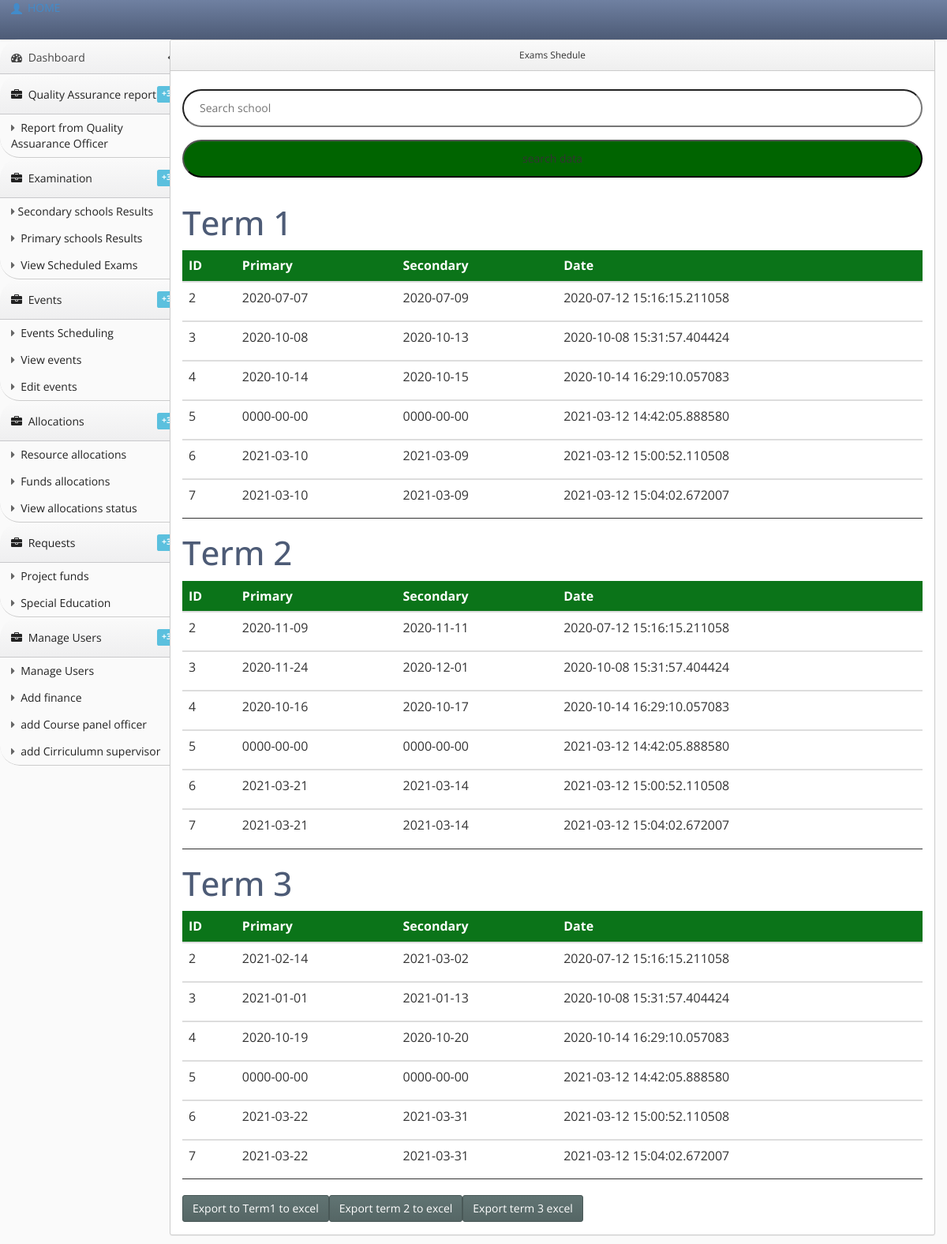
Page /Admin/viewexamshedule.php (signed in) on the committed database.
### tables this page shows
CREATE TABLE `exams` (
  `id` int(11) NOT NULL,
  `primary_1` date NOT NULL,
  `secondary_1` date NOT NULL,
  `primary_2` date NOT NULL,
  `secondary_2` date NOT NULL,
  `primary_3` date NOT NULL,
  `secondary_3` date NOT NULL,
  `reg_date` datetime(6) NOT NULL DEFAULT current_timestamp(6) ON UPDATE current_timestamp(6)
);

### Admin/viewexamshedule.php (the view, shortened to what this page needs)
<?php
include('sidenav.php');
?>
<!DOCTYPE html>
<html>
<head>
  <link rel="stylesheet" type="text/css" href="css/css/bootstrap.min.css">
  <link rel="stylesheet" type="text/css" href="css/style.css">
<link rel="stylesheet" type="text/css" href="lib/bootstrap/css/bootstrap.css">
<link rel="stylesheet" href="lib/font-awesome/css/font-awesome.css">
<link rel="stylesheet" type="text/css" href="stylesheets/theme.css">
<link rel="stylesheet" type="text/css" href="stylesheets/premium.css">
</head>
<body class=" theme-blue">
</head>
<body>
<div class="content-wrapper">
  <div class="container-fluid" style="float: center">
  <div class="row">
    <div class="col-sm-2"></div>
    <div class="col-sm-10">
    <div class="panel panel-success">
        <div class="panel-heading"><center>Exams Shedule</center></div>
           <div class="col-sm-6">
</div>
        <div class="panel-body">
          <fieldset>
<form action="" method="POST" >
 <input type="text" name="school_name" placeholder="Search school">
 <input type="submit" name="search" value="search data">
 </form>
           <div class="table-responsive ps">
         <table id="t1" class="table table-responsive ps ">
                      <thead>
                        <h1>Term 1</h1>
                        <tr><th>ID</th><th>Primary</th><th>Secondary</th><th>Date</th>
                      </thead>
                      <?php
                  $result=$mysqli->query("select * from exams")or die($mysqli->error);
                  while($row=$result->fetch_assoc())
                  {
                    echo
                    "
                    <tbody>
                    <td>".$row['id']."</td>
                    <td>".$row['primary_1']."</td>
                    <td>".$row['secondary_1']."</td>
                    <td>".$row['reg_date']."</td>
                   </tbody>
                    "
                  ;}
            ?>
</table>
<table id="t2" class="table table-responsive ps ">
                      <thead>
                        <h1>Term 2</h1>
                        <tr><th>ID</th><th>Primary</th><th>Secondary</th><th>Date</th>
                      </thead>
                      <?php
                  $result=$mysqli->query("select * from exams")or die($mysqli->error);
                  while($row=$result->fetch_assoc())
                  {
                    echo
                    "
                    <tbody>
                    <td>".$row['id']."</td>
                    <td>".$row['primary_2']."</td>
                    <td>".$row['secondary_2']."</td>
                    <td>".$row['reg_date']."</td>
                   </tbody>
                    "
                  ;}
            ?>
</table>
<table id="t3" class="table table-responsive ps ">
                      <thead>
                        <h1>Term 3</h1>
                        <tr><th>ID</th><th>Primary</th><th>Secondary</th><th>Date</th>
                      </thead>
                      <?php
                  $result=$mysqli->query("select * from exams")or die($mysqli->error);
                  while($row=$result->fetch_assoc())
                  {
                    echo
                    "
                    <tbody>
                    <td>".$row['id']."</td>
                    <td>".$row['primary_3']."</td>
                    <td>".$row['secondary_3']."</td>
                    <td>".$row['reg_date']."</td>
                   </tbody>
                    "
                  ;}
            ?>
</table>
     <button onclick="fnExcelReport()" class='btn btn-success'>Export to Term1 to excel</a></td>
<button onclick="fnExcelReport()"  class='btn btn-success'>Export  term 2  to excel</a></td>
<button onclick="fnExcelReport()"  class='btn btn-success'>Export term 3 excel</a></td>
    </div>
    <div class="col-sm-2"></div>
  </div>
</div>
</div>
</body>
</html>

### Admin/sidenav.php (shortened to what this page needs)
<head>
<link rel="stylesheet" type="text/css" href="lib/bootstrap/css/bootstrap.css">
<link rel="stylesheet" href="lib/font-awesome/css/font-awesome.css">
<link rel="stylesheet" type="text/css" href="stylesheets/theme.css">
<link rel="stylesheet" type="text/css" href="stylesheets/premium.css">
</head>
<body class=" theme-blue">
<div class="navbar navbar-default" role="navigation">
        <div class="navbar-header">
<a href="main.php"><span class="glyphicon glyphicon-user padding-right-small" style="position:relative;top: 3px;"></span>HOME </a>
    </div>
      </div>
<div class="sidebar-nav">
    <ul>
    <li><a href="#" data-target=".dashboard-menu" class="nav-header" data-toggle="collapse">
<i class="fa fa-fw fa-dashboard"></i> Dashboard<i class="fa fa-collapse"></i></a></li>
<li><ul class="dashboard-menu nav nav-list collapse in">
 <li><a href="#" data-target=".accounts-menu" class="nav-header collapsed" data-toggle="collapse"><i class="fa fa-fw fa-briefcase"></i> Quality Assurance report
<span class="label label-info">+3</span></a></li>
    <li ><a href="staff.php"><span class="fa fa-caret-right"></span> Report from Quality Assuarance Officer </a></li>
    </ul></li>
    <li><ul class="dashboard-menu nav nav-list collapse in">
<li><a href="#" data-target=".accounts-menu" class="nav-header collapsed" data-toggle="collapse"><i class="fa fa-fw fa-briefcase"></i> Examination
<span class="label label-info">+3</span></a></li>
<li ><a href="../app/HD\suploads"><span class="fa fa-caret-right"></span>Secondary schools Results  </a></li>
<li ><a href="../app/HD\uploads"><span class="fa fa-caret-right"></span> Primary schools Results </a></li>
<li ><a href="viewexamshedule.php"><span class="fa fa-caret-right"></span> View Scheduled Exams </a></li>
    </ul></li>
    <li><ul class="dashboard-menu nav nav-list collapse in">
<li><a href="#" data-target=".accounts-menu" class="nav-header collapsed" data-toggle="collapse"><i class="fa fa-fw fa-briefcase"></i> Events
<span class="label label-info">+3</span></a></li>
<li ><a href="schedule.php"><span class="fa fa-caret-right"></span> Events Scheduling </a></li>
<li ><a href="sport2.php"><span class="fa fa-caret-right"></span> View  events </a></li>
<li ><a href="sport.php"><span class="fa fa-caret-right"></span> Edit  events </a></li>
    </ul></li>
    <li><ul class="dashboard-menu nav nav-list collapse in">
<li><a href="#" data-target=".accounts-menu" class="nav-header collapsed" data-toggle="collapse"><i class="fa fa-fw fa-briefcase"></i> Allocations
<span class="label label-info">+3</span></a></li>
    <li ><a href="resources.php"><span class="fa fa-caret-right"></span> Resource allocations </a></li>
<li ><a href="funds.php"><span class="fa fa-caret-right"></span> Funds allocations </a></li>
<li ><a href="allocationstatus.php"><span class="fa fa-caret-right"></span> View allocations status </a></li>
    </ul></li>
    <li><ul class="dashboard-menu nav nav-list collapse in">
<li><a href="#" data-target=".accounts-menu" class="nav-header collapsed" data-toggle="collapse"><i class="fa fa-fw fa-briefcase"></i>  Requests
<span class="label label-info">+3</span></a></li>
    <li ><a href="fundi.php"><span class="fa fa-caret-right"></span> Project funds </a></li>
<li ><a href="speci.php"><span class="fa fa-caret-right"></span> Special Education  </a></li>
    </ul></li>
     <li><ul class="dashboard-menu nav nav-list collapse in">
<li><a href="#" data-target=".accounts-menu" class="nav-header collapsed" data-toggle="collapse"><i class="fa fa-fw fa-briefcase"></i>  Manage Users
<span class="label label-info">+3</span></a></li>
<li ><a href="users.php"><span class="fa fa-caret-right"></span> Manage Users </a></li>
<li ><a href="usersf.php"><span class="fa fa-caret-right"></span> Add finance </a></li>
<li ><a href="usersc.php"><span class="fa fa-caret-right"></span> add  Course panel officer </a></li>
<li ><a href="usersp.php"><span class="fa fa-caret-right"></span> add   Cirriculumn supervisor</a></li>
            </ul>
    </div>

### Admin/stylesheets/theme.css (style rules this page uses)
body { background: #fafafa; background-position: initial initial; background-repeat: initial initial; margin: 0px; padding: 0px; }
body, h1, h2, h3, h4, h5, h6, p, a, .h1, .h2, .h3, .h4, .h5, .h6 { font-family: 'Open Sans', helvetica, arial, sans-serif; }
h1 { color: #4d5b76; font-size: 3em; }
.padding-right-small { padding-right: .5em; }
.navbar { -webkit-box-shadow: 0px 0px 3px #cccccc; -moz-box-shadow: 0px 0px 3px #cccccc; box-shadow: 0px 0px 3px #cccccc; padding: 0em 1em; margin: 0px; -webkit-border-radius: 0px; -moz-border-radius: 0px; border-radius: 0px; -moz-background-clip: padding; -webkit-background-clip: padding-box; background-clip: padding-box; border: 0px; border-bottom: none; }
.panel { border: 1px solid #ccc; background: white; border-radius: 3px; }
.panel .panel-heading { border-bottom: 1px solid #ccc; border-left: none; color: #333; display: block; margin-bottom: 0px; text-shadow: none; text-transform: none; font-size: .85em; line-height: 1.5em; background: #efefef; background: -webkit-gradient(linear, left bottom, left top, color-stop(0, #efefef), color-stop(1, #fafafa)); background: -ms-linear-gradient(bottom, #efefef, #fafafa); background: -moz-linear-gradient(center bottom, #efefef 0%, #fafafa 100%); background: -o-linear-gradient(bottom, #efefef, #fafafa); filter: progid:dximagetransform.microsoft.gradient(startColorStr='#e3e3e3', EndColorStr='#ffffff'); -ms-filter: "progid:DXImageTransform.Microsoft.gradient(startColorStr='#fafafa',EndColorStr='#efefef')"; box-shadow: inset 0px 1px 1px white; }
.panel-body { min-height: .25em; }
.panel-body h1, .panel-body h2, .panel-body h3, .panel-body h4, .panel-body h5, .panel-body h6, .panel-body table { margin-top: 12px; }
.sidebar-nav { width: 240px; position: absolute; float: left; border-top: none; border-left: none; margin: 0em; }
.sidebar-nav ul { list-style: none; padding-left: 0px; }
.sidebar-nav li a .fa-caret-right { color: #666; padding-right: .25em; }
.sidebar-nav .nav-header { border-top: 1px solid #fcfcfc; border-bottom: 1px solid #c8c8cb; background: #efeff0; background: -webkit-gradient(linear, left bottom, left top, color-stop(0, #efeff0), color-stop(1, #fafafa)); background: -ms-linear-gradient(bottom, #efeff0, #fafafa); background: -moz-linear-gradient(center bottom, #efeff0 0%, #fafafa 100%); background: -o-linear-gradient(bottom, #efeff0, #fafafa); filter: progid:dximagetransform.microsoft.gradient(startColorStr='#e3e3e3', EndColorStr='#ffffff'); -ms-filter: "progid:DXImageTransform.Microsoft.gradient(startColorStr='#fafafa',EndColorStr='#efeff0')"; border-left: none; color: #444; display: block; font-weight: normal; font-size: 1em; line-height: 2.5em; padding: .25em .25em .25em 1em; margin-bottom: 0px; text-shadow: none; text-transform: none; }
.sidebar-nav .nav-header .label { float: right; margin-top: .5em; margin-right: .25em; line-height: 1.5em; }
.sidebar-nav .nav-header .label { float: right; margin-top: .7em; line-height: 1.5em; }
.sidebar-nav .nav-header i[class*="fa-"] { line-height: 2.25em; padding-right: .75em; }
.sidebar-nav .nav-list { margin: 0px; border: 0px; background: #fafafa; }
.sidebar-nav .nav-list > li > a { color: #222; padding: .5em 1em; }
.sidebar-nav .nav-list.collapse.in { border-bottom: 1px solid #ccc; }
.btn { -webkit-border-radius: 3px; -moz-border-radius: 3px; border-radius: 3px; }
.btn-success { background-color: #556665; background-image: -webkit-gradient(linear, 0 0, 0 100%, from(#617473), to(#556665)); border: 1px solid #495857; font-weight: normal; }
.theme-blue .navbar { background: #4d5b76; background: -webkit-gradient(linear, left bottom, left top, color-stop(0, #4d5b76), color-stop(1, #6f80a1)); background: -ms-linear-gradient(bottom, #4d5b76, #6f80a1); background: -moz-linear-gradient(center bottom, #4d5b76 0%, #6f80a1 100%); background: -o-linear-gradient(bottom, #4d5b76, #6f80a1); filter: progid:dximagetransform.microsoft.gradient(startColorStr='#e3e3e3', EndColorStr='#ffffff'); -ms-filter: "progid:DXImageTransform.Microsoft.gradient(startColorStr='#6f80a1',EndColorStr='#4d5b76')"; }

### rows in the picture
exams: id "2", primary_1 "2020-07-07", secondary_1 "2020-07-09", reg_date "2020-07-12 15:16:15.211058", primary_2 "2020-11-09", secondary_2 "2020-11-11", primary_3 "2021-02-14", secondary_3 "2021-03-02"
exams: id "3", primary_1 "2020-10-08", secondary_1 "2020-10-13", reg_date "2020-10-08 15:31:57.404424", primary_2 "2020-11-24", secondary_2 "2020-12-01", primary_3 "2021-01-01", secondary_3 "2021-01-13"
exams: id "4", primary_1 "2020-10-14", secondary_1 "2020-10-15", reg_date "2020-10-14 16:29:10.057083", primary_2 "2020-10-16", secondary_2 "2020-10-17", primary_3 "2020-10-19", secondary_3 "2020-10-20"
exams: id "5", primary_1 "0000-00-00", secondary_1 "0000-00-00", reg_date "2021-03-12 14:42:05.888580", primary_2 "0000-00-00", secondary_2 "0000-00-00", primary_3 "0000-00-00", secondary_3 "0000-00-00"
exams: id "6", primary_1 "2021-03-10", secondary_1 "2021-03-09", reg_date "2021-03-12 15:00:52.110508", primary_2 "2021-03-21", secondary_2 "2021-03-14", primary_3 "2021-03-22", secondary_3 "2021-03-31"
exams: id "7", primary_1 "2021-03-10", secondary_1 "2021-03-09", reg_date "2021-03-12 15:04:02.672007", primary_2 "2021-03-21", secondary_2 "2021-03-14", primary_3 "2021-03-22", secondary_3 "2021-03-31"
